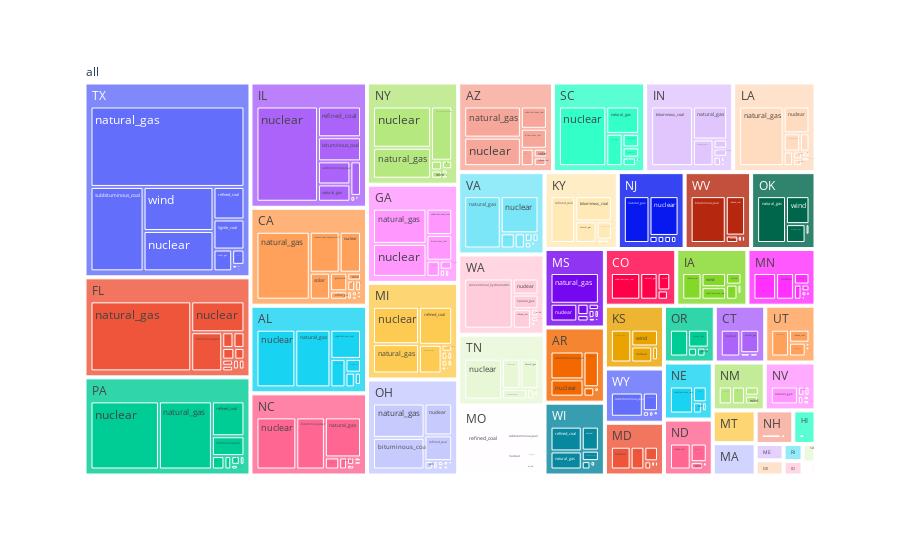

The notebook cell this image was saved under:
### Code cell
fig = px.treemap(
    data_frame = state_2019_df.toPandas(),
    names = "fuel_type",
    values = "consumption",
    path = ["all", "state", "fuel_type"]
)
fig.show()

### Figure 1 — Plotly figure (JSON) as saved in the notebook; plotly's stock layout.template omitted (floating-point values rounded to 4 significant figures; data arrays with more than 128 entries replaced by an {"elided": "..."} marker saying what was removed)
{"data": [{"branchvalues": "total", "domain": {"x": [0, 1], "y": [0, 1]}, "hovertemplate": "labels=%{label}<br>consumption=%{value}<br>parent=%{parent}<br>id=%{id}<extra></extra>", "ids": {"elided": "658 str values"}, "labels": {"elided": "658 str values"}, "name": "", "parents": {"elided": "658 str values"}, "type": "treemap", "values": {"elided": "658 int values"}}], "layout": {"autosize": true, "legend": {"tracegroupgap": 0}, "margin": {"t": 60}}}
